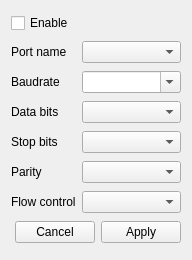
<?xml version="1.0" encoding="UTF-8"?>
<ui version="4.0">
 <class>xToolsSerialPortTransmitterToolUiEditor</class>
 <widget class="QWidget" name="xToolsSerialPortTransmitterToolUiEditor">
  <property name="geometry">
   <rect>
    <x>0</x>
    <y>0</y>
    <width>192</width>
    <height>260</height>
   </rect>
  </property>
  <property name="windowTitle">
   <string>Serial Port Transmitter Item Editor</string>
  </property>
  <layout class="QGridLayout" name="gridLayout">
   <item row="5" column="0">
    <widget class="QLabel" name="label_5">
     <property name="sizePolicy">
      <sizepolicy hsizetype="Fixed" vsizetype="Preferred">
       <horstretch>0</horstretch>
       <verstretch>0</verstretch>
      </sizepolicy>
     </property>
     <property name="text">
      <string>Parity</string>
     </property>
    </widget>
   </item>
   <item row="4" column="0">
    <widget class="QLabel" name="label_4">
     <property name="sizePolicy">
      <sizepolicy hsizetype="Fixed" vsizetype="Preferred">
       <horstretch>0</horstretch>
       <verstretch>0</verstretch>
      </sizepolicy>
     </property>
     <property name="text">
      <string>Stop bits</string>
     </property>
    </widget>
   </item>
   <item row="6" column="1">
    <widget class="xToolsFlowControlComboBox" name="comboBoxFlowControl"/>
   </item>
   <item row="0" column="0" colspan="2">
    <widget class="QCheckBox" name="checkBoxEnable">
     <property name="text">
      <string>Enable</string>
     </property>
    </widget>
   </item>
   <item row="2" column="1">
    <widget class="xToolsBaudRateComboBox" name="comboBoxBaudrate">
     <property name="editable">
      <bool>true</bool>
     </property>
    </widget>
   </item>
   <item row="5" column="1">
    <widget class="xToolsParityComboBox" name="comboBoxParity"/>
   </item>
   <item row="2" column="0">
    <widget class="QLabel" name="label_2">
     <property name="sizePolicy">
      <sizepolicy hsizetype="Fixed" vsizetype="Preferred">
       <horstretch>0</horstretch>
       <verstretch>0</verstretch>
      </sizepolicy>
     </property>
     <property name="text">
      <string>Baudrate</string>
     </property>
    </widget>
   </item>
   <item row="3" column="0">
    <widget class="QLabel" name="label_3">
     <property name="sizePolicy">
      <sizepolicy hsizetype="Fixed" vsizetype="Preferred">
       <horstretch>0</horstretch>
       <verstretch>0</verstretch>
      </sizepolicy>
     </property>
     <property name="text">
      <string>Data bits</string>
     </property>
    </widget>
   </item>
   <item row="4" column="1">
    <widget class="xToolsStopBitsComboBox" name="comboBoxStopBits"/>
   </item>
   <item row="1" column="1">
    <widget class="xToolsPortNameComboBox" name="comboBoxPortName"/>
   </item>
   <item row="1" column="0">
    <widget class="QLabel" name="label">
     <property name="sizePolicy">
      <sizepolicy hsizetype="Fixed" vsizetype="Preferred">
       <horstretch>0</horstretch>
       <verstretch>0</verstretch>
      </sizepolicy>
     </property>
     <property name="text">
      <string>Port name</string>
     </property>
    </widget>
   </item>
   <item row="6" column="0">
    <widget class="QLabel" name="label_6">
     <property name="sizePolicy">
      <sizepolicy hsizetype="Fixed" vsizetype="Preferred">
       <horstretch>0</horstretch>
       <verstretch>0</verstretch>
      </sizepolicy>
     </property>
     <property name="text">
      <string>Flow control</string>
     </property>
    </widget>
   </item>
   <item row="3" column="1">
    <widget class="xToolsDataBitsComboBox" name="comboBoxDataBits"/>
   </item>
   <item row="7" column="0" colspan="2">
    <layout class="QHBoxLayout" name="horizontalLayout">
     <property name="leftMargin">
      <number>0</number>
     </property>
     <property name="topMargin">
      <number>0</number>
     </property>
     <property name="rightMargin">
      <number>0</number>
     </property>
     <property name="bottomMargin">
      <number>0</number>
     </property>
     <item>
      <spacer name="horizontalSpacer">
       <property name="orientation">
        <enum>Qt::Horizontal</enum>
       </property>
       <property name="sizeHint" stdset="0">
        <size>
         <width>40</width>
         <height>20</height>
        </size>
       </property>
      </spacer>
     </item>
     <item>
      <widget class="QPushButton" name="pushButtonCancel">
       <property name="text">
        <string>Cancel</string>
       </property>
      </widget>
     </item>
     <item>
      <widget class="QPushButton" name="pushButtonApply">
       <property name="text">
        <string>Apply</string>
       </property>
      </widget>
     </item>
    </layout>
   </item>
  </layout>
 </widget>
 <customwidgets>
  <customwidget>
   <class>xToolsPortNameComboBox</class>
   <extends>QComboBox</extends>
   <header location="global">xToolsPortNameComboBox.h</header>
  </customwidget>
  <customwidget>
   <class>xToolsBaudRateComboBox</class>
   <extends>QComboBox</extends>
   <header location="global">xToolsBaudRateComboBox.h</header>
  </customwidget>
  <customwidget>
   <class>xToolsDataBitsComboBox</class>
   <extends>QComboBox</extends>
   <header location="global">xToolsDataBitsComboBox.h</header>
  </customwidget>
  <customwidget>
   <class>xToolsStopBitsComboBox</class>
   <extends>QComboBox</extends>
   <header location="global">xToolsStopBitsComboBox.h</header>
  </customwidget>
  <customwidget>
   <class>xToolsParityComboBox</class>
   <extends>QComboBox</extends>
   <header location="global">xToolsParityComboBox.h</header>
  </customwidget>
  <customwidget>
   <class>xToolsFlowControlComboBox</class>
   <extends>QComboBox</extends>
   <header location="global">xToolsFlowControlComboBox.h</header>
  </customwidget>
 </customwidgets>
 <resources/>
 <connections/>
</ui>
